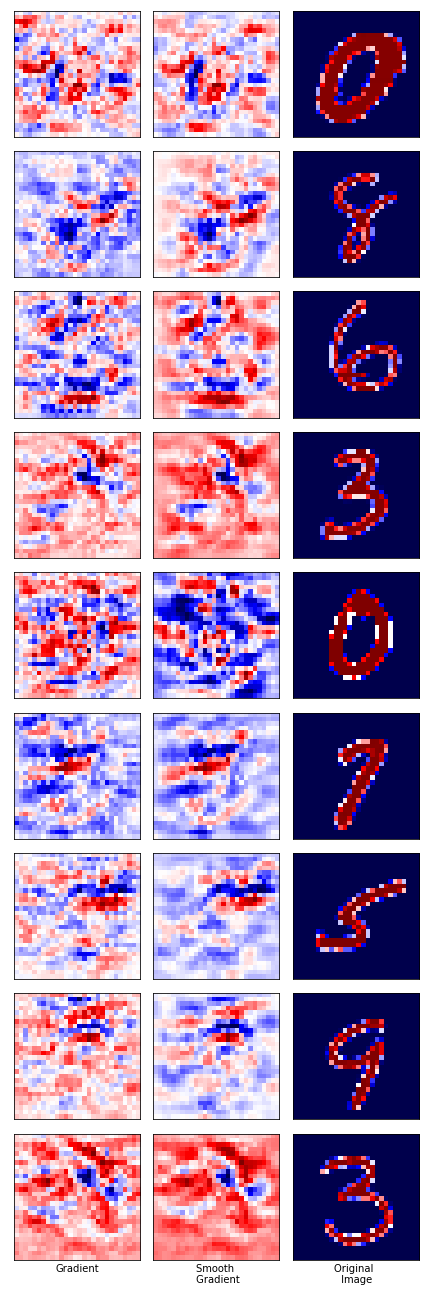

Generate this figure with Python:
import torch
import torch.nn as nn
import matplotlib.pyplot as plt
import matplotlib.colors as colors
from model import CNN
from train import compute_loss


def randomize_layers(model, device, rand_ndx_list=[]):
    """ Randomize model parameters for chosen layers.

    Args:
        model: model for which to randomize the parameters
        device (str): devince on which we carry out the computation. 'cpu' or 'cuda'
        rand_ndx_list (list): list of integers corresponding to layers in the model. 
            Note that the head layer is assigned the integer 1.

    Returns:
        randomized model.
    """
    name_list = ['Conv2d', 'Linear']
    ndx = 1
    randomized_model = CNN().to(device)
    randomized_model.eval()
    model = model.to(device)
    model.eval()
    for m, randomized_m in reversed(list(zip(model.children(), randomized_model.children()))):
        if m.__class__.__name__ in name_list:
            if ndx in rand_ndx_list:
                nn.init.uniform_(randomized_m.weight.data, -1.0, 1.0)
                nn.init.uniform_(randomized_m.bias.data, -1.0, 1.0)
                # print(m.__class__.__name__, 'randomize')
            else:
                randomized_m.weight.data = m.weight.data.clone()
                randomized_m.bias.data = m.bias.data.clone()
                # print(m.__class__.__name__, 'copy')
            ndx += 1
        # else:
        #     print(m.__class__.__name__, 'skip')
    return randomized_model


def saliency(model, sample_img, sample_label, device, N_smooth=0, std=0.2, rand_ndx_list=[]):
    """ Computes the saliency map using gradient / smooth gradient. 

    Args:
        model: prediction model.
        sample_img (torch.tensor): batch of images
        sample_label (torch.tensor): batch of labels corresponding to the sample_img
        device (str): device on which the computation is carried out. 'cpu' or 'cuda'
        N_smooth (int): number of saliency maps that we average over by adding Gaussian noise of zero mean.
            When N_smooth = 0, no noise is added.
        std (float): standard devication of Gaussian noise.
        rand_ndx_list (list): list of integers corresponding to the layers that will be randomized.
            See randomize_layers

    Returns:
        np.array: batch of saliency map for the sample_img.
    """
    randomized_model = randomize_layers(model, device, rand_ndx_list)
    sample_img = sample_img.to(device)
    sample_label = sample_label.to(device)
    assert type(N_smooth) == int and N_smooth >= 0

    img_iter = torch.zeros(sample_img.shape, requires_grad=True, device=device)
    if N_smooth == 0:
        img_iter.data = sample_img.data.clone()
        loss, TP = compute_loss(randomized_model, img_iter, sample_label)
        loss.backward()
        return img_iter.grad.cpu().numpy()
    else:
        for i in range(N_smooth):
            img_iter.data = sample_img.data + std * torch.randn(sample_img.shape, device=device)
            loss, TP = compute_loss(randomized_model, img_iter, sample_label)
            loss.backward()
        return img_iter.grad.cpu().numpy()


def plot_saliency(num_plots, img_grad, img_grad_sm, sample_img, fig_name='', cmap='gray'):
    """ Plots saliency map.
    Args:
        num_plots (int): number of images for which we compute the saliency map
            This number should be less than the number of batches in img_grad
        img_grad (np.array): batch saliency maps computed using gradient
        img_grad_sm (np.array): batch saliency maps computed using smooth gradient
        sample_img (np.array/torch.tensor): batch of sample img
        fig_name (str): name figure to be saved.

    Returns:
        None

    """
    fig, ax = plt.subplots(num_plots, 3, figsize=(6, 2 * num_plots))
    for plt_idx in range(num_plots):
        ax[plt_idx, 0].imshow(img_grad[plt_idx, 0, :, :], norm=colors.DivergingNorm(vcenter=0.), cmap=cmap)
        ax[plt_idx, 1].imshow(img_grad_sm[plt_idx, 0, :, :], norm=colors.DivergingNorm(vcenter=0.), cmap=cmap)
        ax[plt_idx, 2].imshow(sample_img[plt_idx, 0, :, :].data.numpy(), norm=colors.Normalize(), cmap=cmap)
        for i in range(3):
            ax[plt_idx, i].axes.xaxis.set_ticks([])
            ax[plt_idx, i].axes.yaxis.set_ticks([])
    ax[num_plots - 1, 0].set_xlabel('Gradient')
    ax[num_plots - 1, 1].set_xlabel('Smooth \n Gradient')
    ax[num_plots - 1, 2].set_xlabel('Original \n Image')
    plt.tight_layout()
    plt.show()
    if fig_name:
        fig.savefig(fig_name, format='png')
